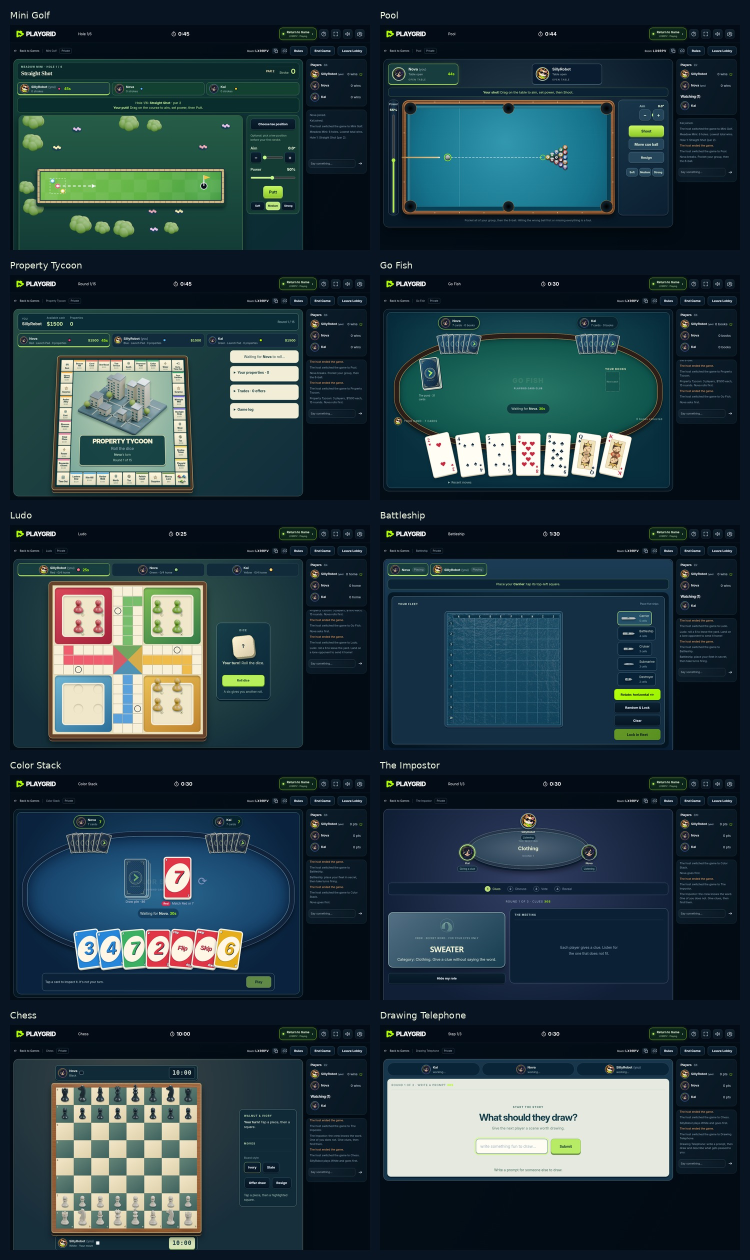
#> input picture docs/standalone-scenes/overview-1440.jpg, 1500 x 2520 px, given in place of golf-1440.png, which was not available (shown at 1/2 size)
$ python build-previews.py
#> lines starting #> are read from the running program, lines starting #| are printed output that depends on the picture
"""Label and compose actual browser PNGs; never edits their internal contents."""
from pathlib import Path
from PIL import Image, ImageDraw, ImageFont

ROOT = Path(__file__).resolve().parent
GAMES = [('golf','Mini Golf'),('pool','Pool'),('tycoon','Property Tycoon'),('gofish','Go Fish'),('ludo','Ludo'),('battleship','Battleship'),('colorstack','Color Stack'),('impostor','The Impostor'),('chess','Chess'),('telephone','Drawing Telephone')]
FONT = ImageFont.truetype('/usr/share/fonts/truetype/dejavu/DejaVuSans.ttf', 18)
for width in [1440,390,932]:
    tw = 720 if width != 390 else 300
    th = round(tw * {1440:900,390:844,932:430}[width]/width)
    cols = 2 if width != 390 else 5
    out = Image.new('RGB',(cols*(tw+20)+20,((10+cols-1)//cols)*(th+50)+20),'#081421')
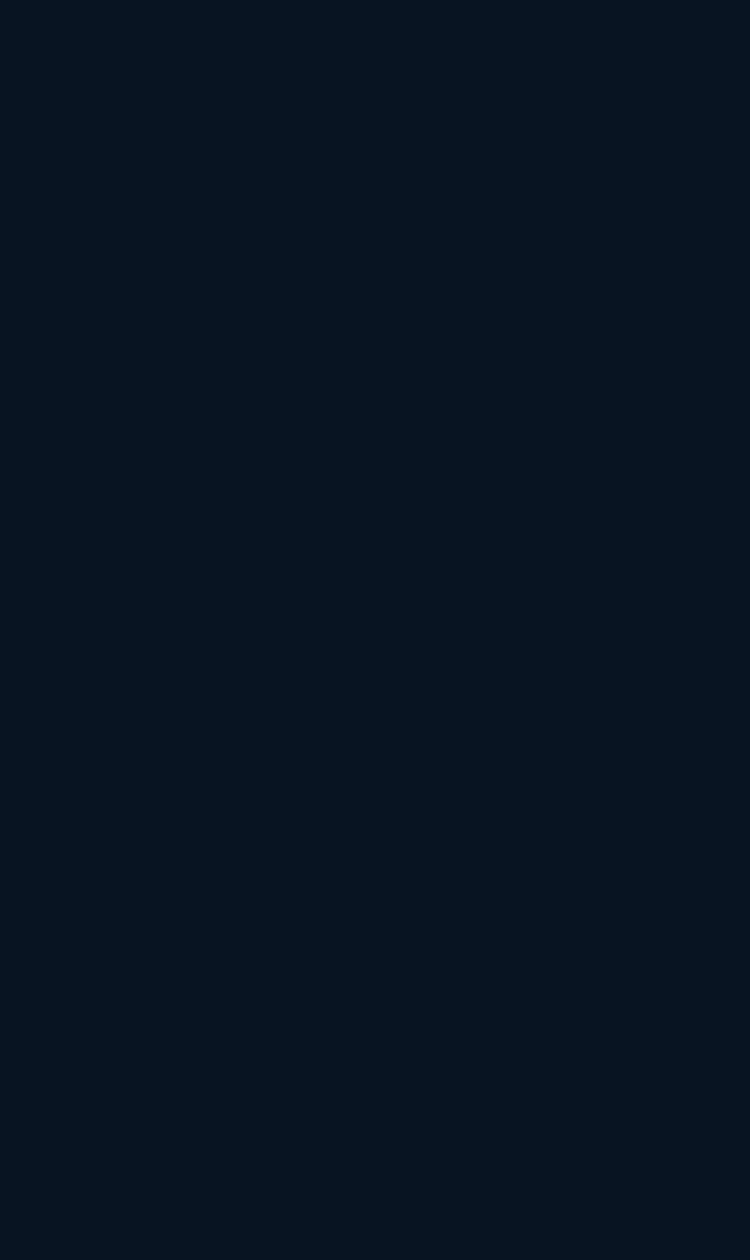
#> out: PIL image 1500x2520 RGB (shown at 1/2 size); mean R, G, B 8, 20, 33
    draw = ImageDraw.Draw(out)
    for i,(game,name) in enumerate(GAMES):
        x=20+(i%cols)*(tw+20); y=20+(i//cols)*(th+50)
        draw.text((x,y),name,fill='#eff4de',font=FONT)
        im=Image.open(ROOT/f'screenshots/after/{game}-{width}.png').convert('RGB').resize((tw,th),Image.Resampling.LANCZOS)
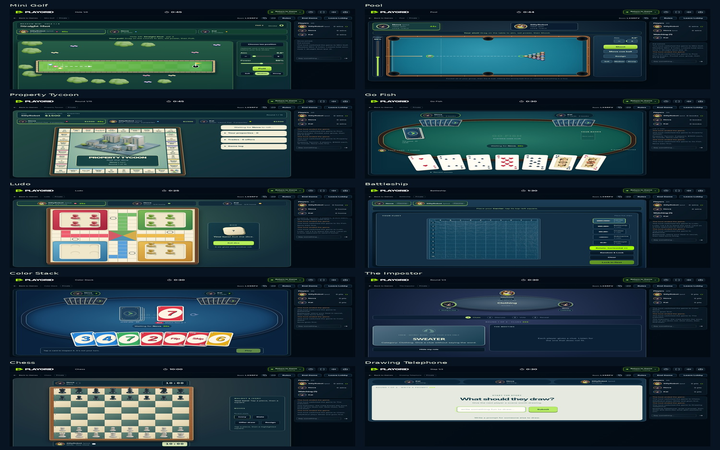
#> im: PIL image 720x450 RGB; mean R, G, B 39.5, 59.3, 66.1
        out.paste(im,(x,y+30))
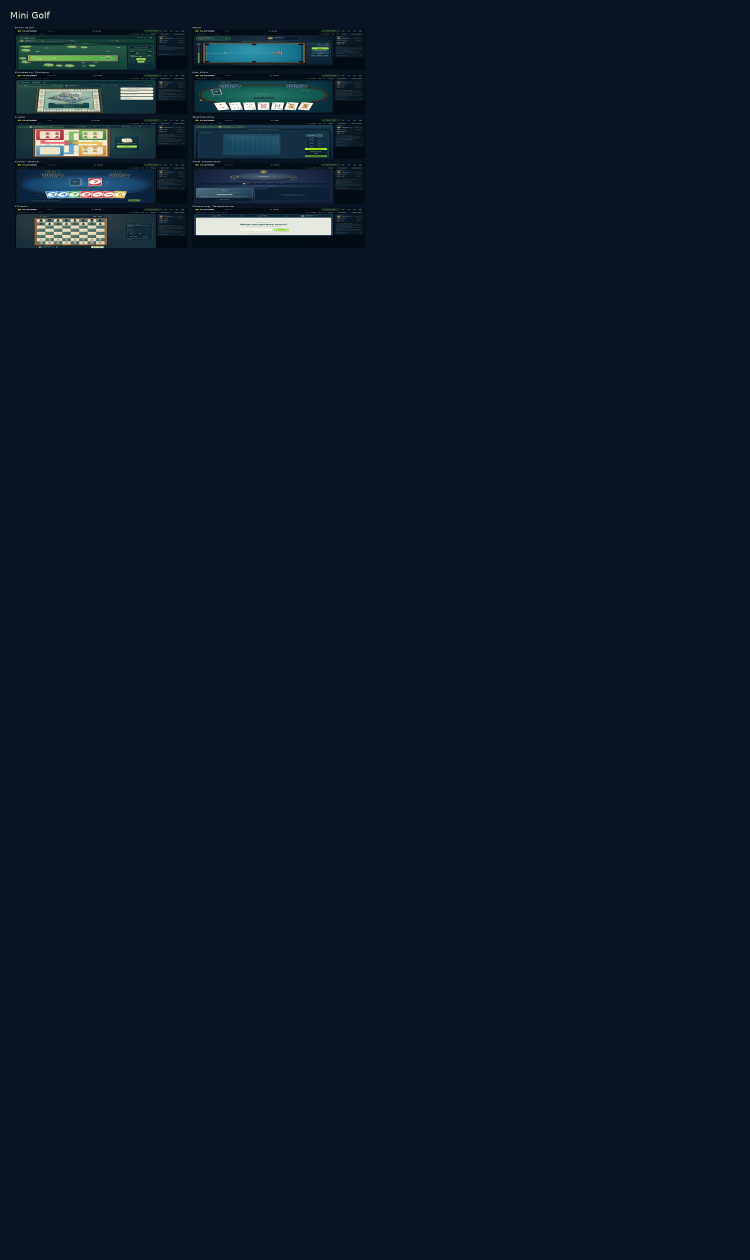
#> out: PIL image 1500x2520 RGB (shown at 1/2 size); mean R, G, B 10.7, 23.4, 35.9
#> (the run stopped early here; a loop or call above may not have finished)
